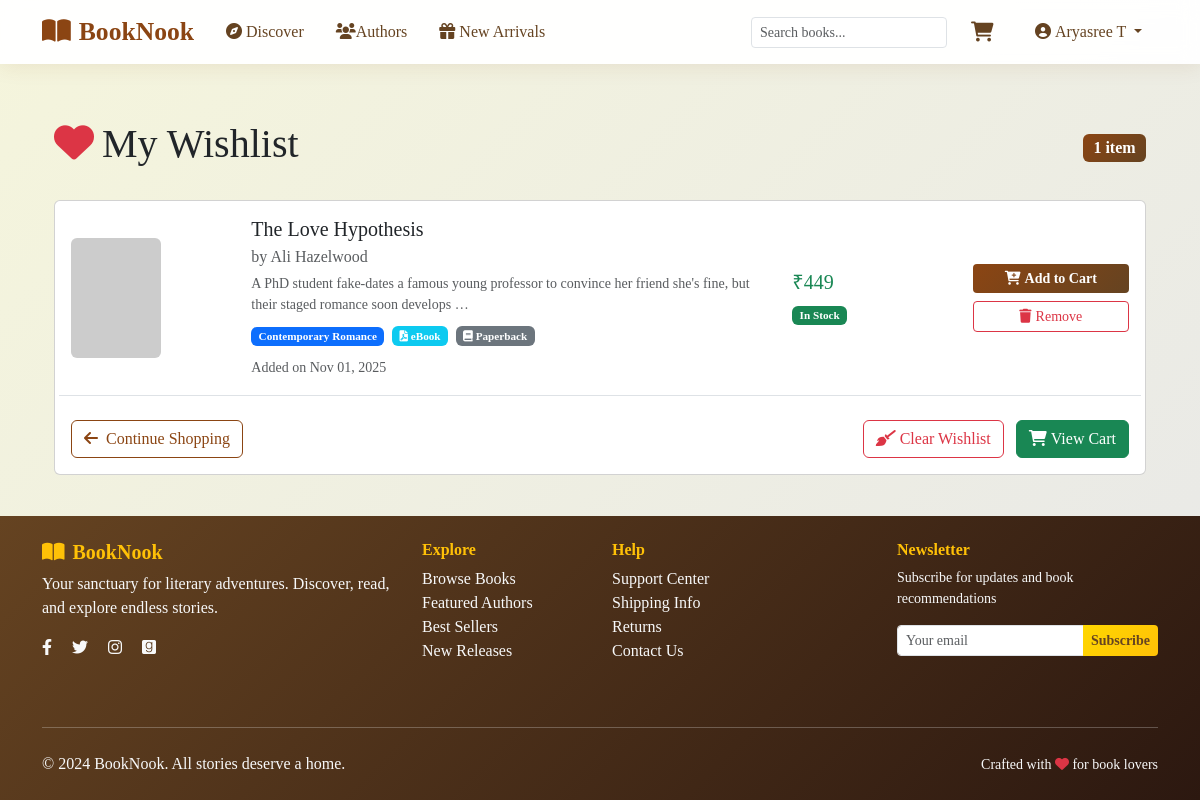
Page /wishlist/ (signed in) on the earlier database version.
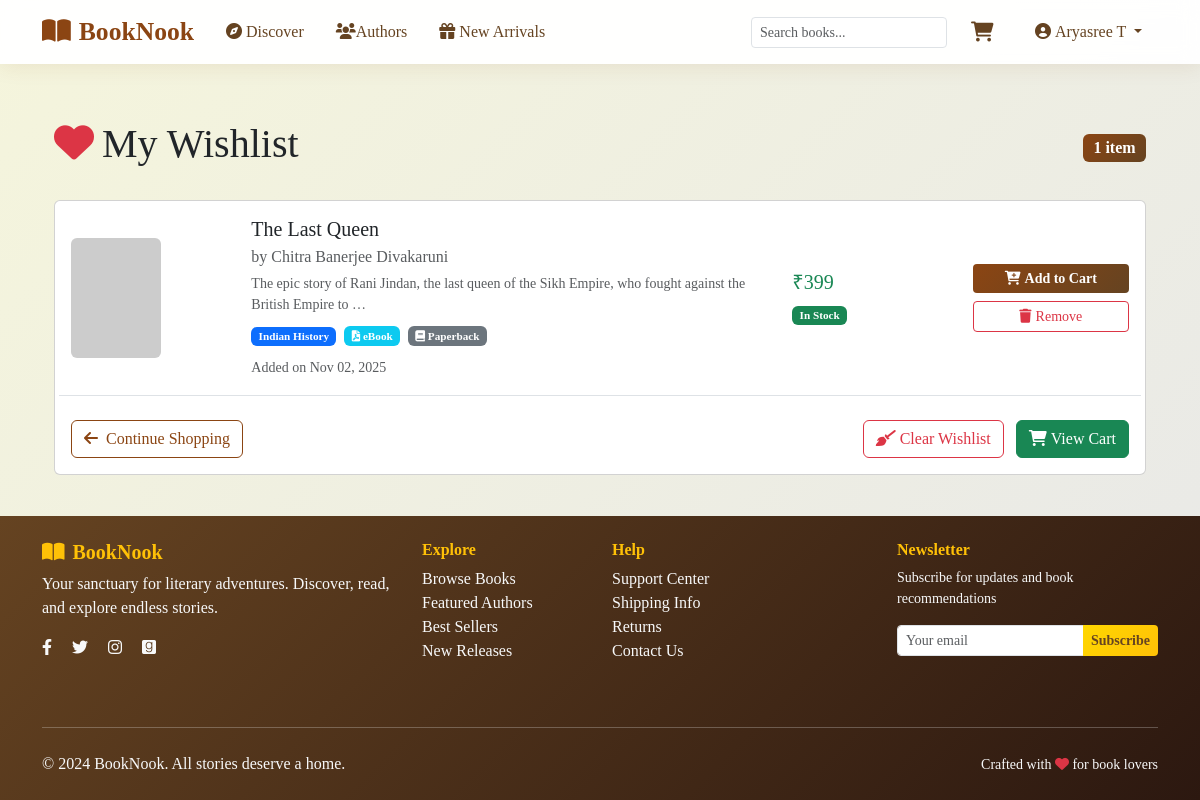
Same page on the later database version.
### bookapp/models.py (models this page shows, shortened)
class WishlistItem(models.Model):
    wishlist = models.ForeignKey(Wishlist, on_delete=models.CASCADE, related_name='items')
    book = models.ForeignKey(Book, on_delete=models.CASCADE)
    added_at = models.DateTimeField(auto_now_add=True)
    class Meta:
        unique_together = ['wishlist', 'book']  # Prevent duplicate items

class Book(models.Model):
    BOOK_TYPES = [
        ('digital', 'Digital'),
        ('physical', 'Physical'),
        ('both', 'Both'),
    ]
    isbn = models.CharField(max_length=20, primary_key=True)
    title = models.CharField(max_length=300)
    authors = models.ManyToManyField(Author, related_name='books')
    publication_year = models.IntegerField()
    price = models.DecimalField(max_digits=8, decimal_places=2)
    summary = models.TextField(blank=True)
    cover_image = models.URLField(blank=True)
    book_pdf = models.FileField(upload_to='book_pdfs/', null=True, blank=True)  # New PDF field
    tags = JSONField(default=list, blank=True)
    genre = models.ForeignKey(Genre, on_delete=models.SET_NULL, null=True, related_name='books')
    book_type = models.CharField(max_length=10, choices=BOOK_TYPES, default='both')
    stock = models.IntegerField(default=0)
    average_rating = models.DecimalField(
        max_digits=3,
        decimal_places=2,
        default=3.50,  # Start with a decent rating
        validators=[MinValueValidator(0), MaxValueValidator(5)]
    )
    rating_count = models.IntegerField(default=0)
    created_at = models.DateTimeField(null=True, blank=True)
    updated_at = models.DateTimeField(null=True, blank=True)
    class Meta:
        ordering = ['-publication_year', 'title']

class Author(models.Model):
    name = models.CharField(max_length=200)
    bio = models.TextField(blank=True)
    photo = models.URLField(blank=True, null=True)  # Changed from ImageField to URLField

class Genre(models.Model):
    name = models.CharField(max_length=100)
    parent = models.ForeignKey('self', on_delete=models.CASCADE, null=True, blank=True, related_name='subgenres')
    description = models.TextField(blank=True)

### bookapp/views.py (the view)
# urls.py: path('wishlist/', views.wishlist_detail, name='wishlist_detail'),
def wishlist_detail(request):
    if not request.user.is_authenticated:
        messages.warning(request, 'Please login to view your wishlist.')
        return redirect('login')
    wishlist = get_or_create_wishlist(request)
    wishlist_items = wishlist.items.select_related('book').all()
    context = {
        'wishlist': wishlist,
        'wishlist_items': wishlist_items,
    }
    return render(request, 'wishlist.html', context)

### bookapp/models.py (called while the page is built)
    @property
    def total_items(self):
        return self.items.aggregate(total=Sum('quantity'))['total'] or 0

    @property
    def total_items(self):
        return self.items.count()

### bookapp/views.py (called while the page is built)
def get_or_create_wishlist(request):
    if request.user.is_authenticated:
        wishlist, created = Wishlist.objects.get_or_create(user=request.user)
        return wishlist
    return None

### bookapp/templates/wishlist.html (shortened to what the changed rows need)
{% extends 'base.html' %}
{% block content %}
<div class="container">
    <div class="row">
        <div class="col-12">
            <div class="d-flex justify-content-between align-items-center mb-4">
                <h1>
                    <i class="fas fa-heart text-danger me-2"></i>My Wishlist
                </h1>
            </div>
        </div>
    </div>
    {% if wishlist_items %}
    <div class="row">
        <div class="col-12">
            <div class="card">
                <div class="card-body">
                    {% for item in wishlist_items %}
                    <div class="row align-items-center mb-4 pb-3 border-bottom">
                        <div class="col-md-2">
                            <img src="{{ item.book.cover_image }}"
                                 alt="{{ item.book.title }}"
                                 class="img-fluid rounded"
                                 style="height: 120px; object-fit: cover;"
                                 onerror="this.onerror=null; this.src='https://placehold.co/120x160/6c757d/white?text=No+Cover'">
                        </div>
                        <div class="col-md-6">
                            <h5 class="mb-1">
                                <a href="{% url 'book_detail' item.book.isbn %}" class="text-decoration-none text-dark">
                                    {{ item.book.title }}
                                </a>
                            </h5>
                            <p class="text-muted mb-1">
                                by {% for author in item.book.authors.all %}{{ author.name }}{% if not forloop.last %}, {% endif %}{% endfor %}
                            </p>
                            <p class="text-muted small mb-2">
                                {{ item.book.summary|truncatewords:20 }}
                            </p>
                            <div class="mb-2">
                                <span class="badge bg-primary me-1">{{ item.book.genre.name }}</span>
                                {% if item.book.book_type == 'digital' or item.book.book_type == 'both' %}
                                <span class="badge bg-info me-1">
                                    <i class="fas fa-file-pdf"></i> eBook
                                </span>
                                {% endif %}
                                {% if item.book.book_type == 'physical' or item.book.book_type == 'both' %}
                                <span class="badge bg-secondary">
                                    <i class="fas fa-book"></i> Paperback
                                </span>
                                {% endif %}
                            </div>
                            <small class="text-muted">Added on {{ item.added_at|date:"M d, Y" }}</small>
                        </div>
                        <div class="col-md-2">
                            <h5 class="text-success mb-2">₹{{ item.book.price|floatformat:0 }}</h5>
                            {% if item.book.stock > 0 %}
                            <span class="badge bg-success">In Stock</span>
                            {% else %}
                            <span class="badge bg-danger">Out of Stock</span>
                            {% endif %}
                        </div>
                        <div class="col-md-2 text-end">
                            {% if item.book.stock > 0 and item.book.book_type != 'digital' %}
                            <a href="{% url 'move_to_cart' item.id %}" class="btn btn-primary btn-sm mb-2 w-100">
                                <i class="fas fa-cart-plus me-1"></i>Add to Cart
                            </a>
                            {% endif %}
                            <a href="{% url 'remove_from_wishlist' item.id %}" class="btn btn-outline-danger btn-sm w-100">
                                <i class="fas fa-trash me-1"></i>Remove
                            </a>
                        </div>
                    </div>
                    {% endfor %}
                </div>
            </div>
        </div>
    </div>
    {% endif %}
</div>
{% endblock %}

Differences in the rows shown:
removed WishlistItem: book "The Love Hypothesis", book.summary "A PhD student fake-dates a famous young professor to convince her friend she's fine, but their staged romance soon develops …", book.genre.name "Contemporary Romance", shows "eBook", shows "Paperback", added_at "Nov 01, 2025", book.price "449", shows "In Stock", shows "Add to Cart"
no longer on this page (row unchanged): Author: name "Ali Hazelwood", shown under "The Love Hypothesis"
added WishlistItem: book "The Last Queen", book.summary "The epic story of Rani Jindan, the last queen of the Sikh Empire, who fought against the British Empire to …", book.genre.name "Indian History", shows "eBook", shows "Paperback", added_at "Nov 02, 2025", book.price "399", shows "In Stock", shows "Add to Cart"
now on this page (row unchanged): Author: name "Chitra Banerjee Divakaruni", shown under "The Last Queen"
